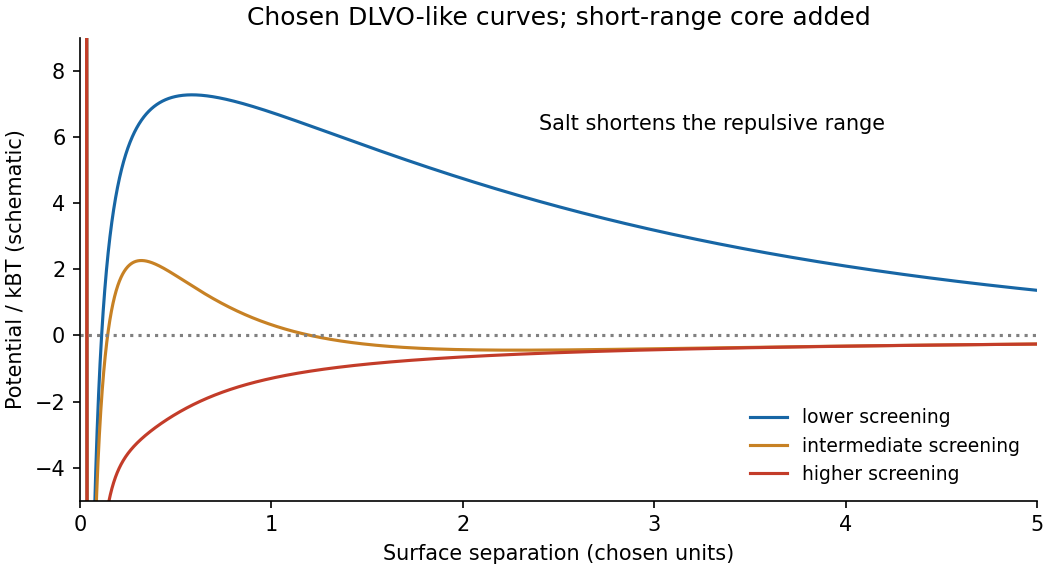

Generate this figure with Python:
"""Original explanatory figure. Python 3.14, numpy and matplotlib.
Output is a PNG basename in cwd; no source figures or media paths.
"""
import numpy as np
import matplotlib
matplotlib.use('Agg')
import matplotlib.pyplot as plt
from matplotlib.patches import Circle
plt.rcParams.update({'font.size':10,'figure.facecolor':'white','savefig.facecolor':'white','axes.spines.top':False,'axes.spines.right':False})
fig,a=plt.subplots(figsize=(7,3.8),layout='constrained');x=np.geomspace(.025,7,1400)
for k,col,lab in [(.4,'#1766a5','lower screening'),(2,'#c78124','intermediate screening'),(8,'#c33c29','higher screening')]:
 U=12*np.exp(-k*x)-1.3/x+.002*(.08/x)**12;a.plot(x,U,color=col,label=lab)
a.axhline(0,color='gray',ls=':');a.set(xlim=(0,5),ylim=(-5,9),xlabel='Surface separation (chosen units)',ylabel='Potential / kBT (schematic)',title='Chosen DLVO-like curves; short-range core added');a.legend(frameon=False,fontsize=9);a.text(2.4,6.2,'Salt shortens the repulsive range',fontsize=10)
fig.savefig('paper-1-dlvo.png',dpi=150);plt.close(fig)
